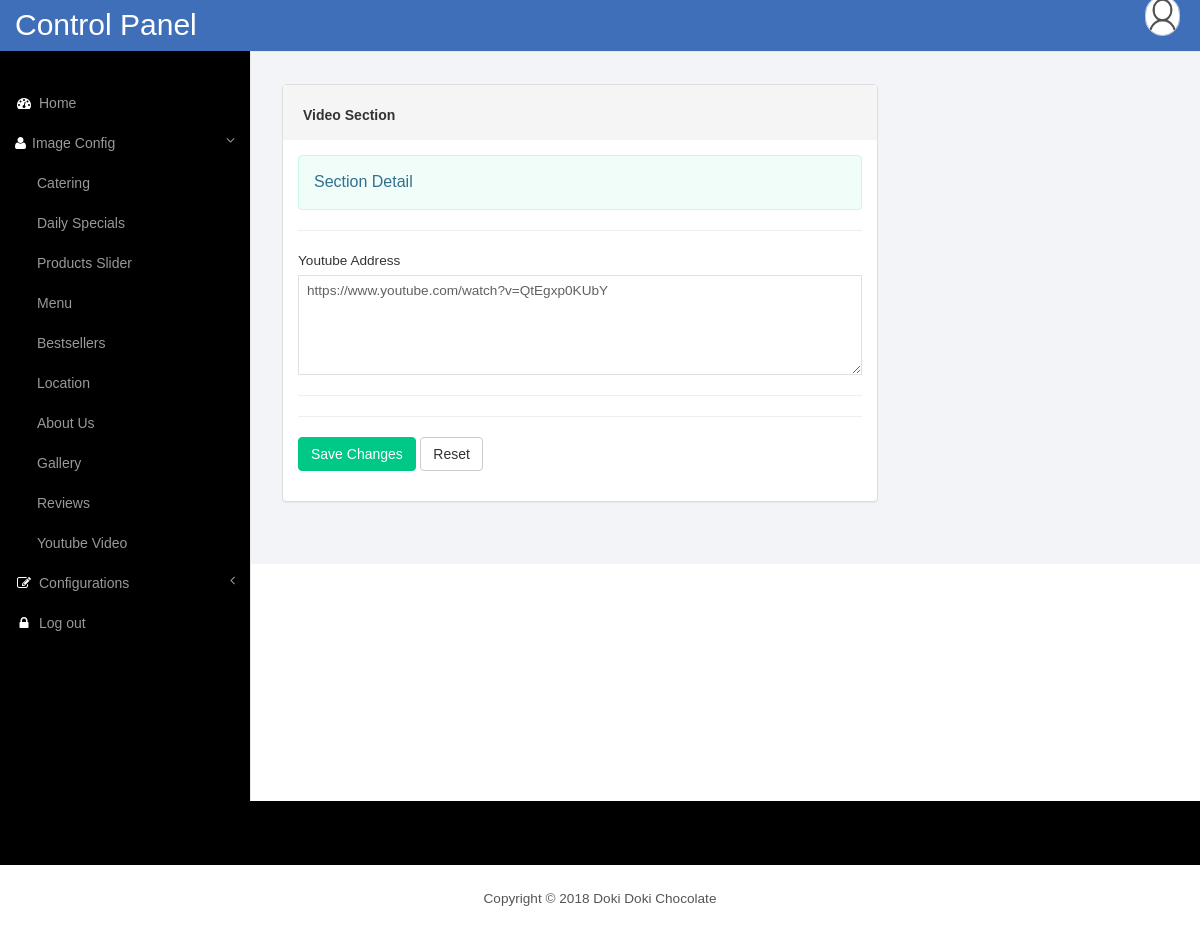
The app's page /admin/video.php (signed in) with its own data.
### tables this page shows
CREATE TABLE `video` (
  `id` int(20) NOT NULL,
  `video` varchar(500) NOT NULL
);

CREATE TABLE `settings` (
  `id` int(11) NOT NULL,
  `site_name` varchar(45) NOT NULL,
  `site_title` varchar(60) NOT NULL,
  `email` varchar(60) NOT NULL,
  `site_desc` varchar(350) NOT NULL,
  `site_keyword` varchar(250) NOT NULL,
  `google_code` varchar(1000) NOT NULL,
  `street` varchar(100) NOT NULL,
  `city` varchar(60) NOT NULL,
  `country` varchar(50) NOT NULL,
  `phone` varchar(15) NOT NULL,
  `facebook` varchar(45) NOT NULL,
  `twitter` varchar(34) NOT NULL,
  `linkedin` varchar(45) NOT NULL,
  `status` varchar(25) NOT NULL
);

### admin/video.php (the view, shortened to what this page needs)
<?php
include 'header.php';
?>
    </nav>
    <div id="page-wrapper">
        <div class="graphs">
			<div class="xs">
				<form action="save_video.php" method="post">
					<div class="col-md-8 inbox_right">
						<div class="Compose-Message">
							<div class="panel panel-default">
								<div class="panel-heading">
									Video Section
								</div>
<?php
								$Video=mysqli_query($db, "SELECT * FROM video");
								while($row=mysqli_fetch_array($Video))
								{
?>
									<div class="panel-body">
										<div class="alert alert-info">
											Section Detail
										</div>
										<hr>
										<label>Youtube Address</label>
										<textarea rows="1" name="video" class="form-control1 control13"><?php echo $row['video']; ?></textarea>
										<hr>
<?php
								}
?>
										<hr>
										<div class="form-group">
											<button type="submit" class="btn btn-primary">Save Changes</button>
											<button type="reset" class="btn btn-default">Reset</button>
										</div>
									</div>
							</div>
						</div>
					 </div>
				</form>
			</div>
        </div>
    </div>
<?php include 'footer.php'; ?>

### admin/footer.php (shortened to what this page needs)
 <div class="copy_layout">
 <?php
				$Settings=mysqli_query($db, "SELECT * FROM settings");
				while($row=mysqli_fetch_array($Settings))
				{
?>
     <p>Copyright © 2018 <?php echo $row['site_name'];?> </p>
<?php 			}
?>
 </div>
   </div>
<link href="css/custom.css" rel="stylesheet">
</body>
</html>

### admin/css/style.css (style rules this page uses)
p { margin: 0; }
html, body { font-family: 'Montserrat', sans-serif; font-size: 100%; background:#000; overflow-x: hidden; }
.copy p, .copy_layout p { font-size:0.85em; color:#555; }
.panel .panel-heading { padding: 20px; overflow: hidden; border-top-left-radius: 0; border-top-right-radius: 0; border: 0!important; height: 55px; font-size: 14px; font-weight: 600; }
.panel-heading { padding:32px 15px 0px; border-top-left-radius:0 !important; border-top-right-radius: 0 !important; }
.graphs { padding: 2em 1em; background: #f2f4f8; font-family: 'Montserrat', sans-serif; }
.form-control1, .form-control_2.input-sm { border: 1px solid #e0e0e0; padding: 5px 8px; color: #616161; background: #fff; box-shadow: none !important; width: 100%; font-size: 0.85em; font-weight: 300; height: 40px; border-radius: 0; -webkit-appearance: none; }
.control13 { height:100px; }
.alert-info { color: #31708f; background-color:rgb(240, 253, 249); border-color:rgb(201, 247, 232); }
.btn-primary { background-color: rgb(0, 200, 135) !important; border-color: rgb(0, 200, 135) !important; color: #fff; }
.radio label, .checkbox label, label { font-size: 0.85em; font-weight:300; vertical-align: middle; }
.col-md-8.inbox_right { padding-right: 0; }
.compose-message { overflow: hidden; padding: 0 0 10px; }
.copy_layout { padding:1.5em 0; background:#fff; text-align:center; margin: 4em 0 0em 0; }

### admin/css/custom.css (style rules this page uses)
#page-wrapper { min-height: 568px; background-color: #fff; }
@media (min-width:768px) { #page-wrapper { position: inherit; margin: 0 0 0 250px; border-left: 1px solid #e7e7e7; } }

### records on screen
video: video "https://www.youtube.com/watch?v=QtEgxp0KUbY"
settings: site_name "Doki Doki Chocolate"
